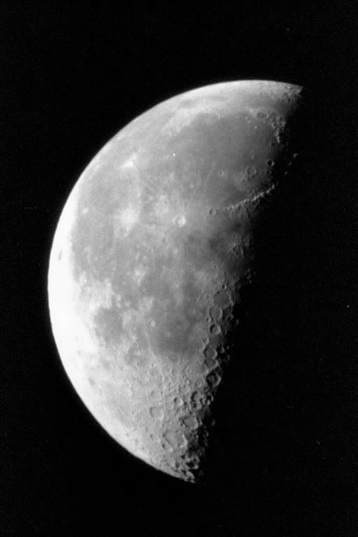
%> input picture 数字图像处理实验/实验2/Test_ImageProcess2_moon.tif, 358 x 537 px
$ octave t2.m   (GNU Octave 9; MATLAB toolbox functions it lacks are replaced by stand-ins)
%> lines starting %> are read from the running program, lines starting %| are printed output that depends on the picture
### 数字图像处理实验/实验2/twomodegauss.m
%用于直方图规定化的双高斯函数
function p = twomodegauss(m1, sig1, m2, sig2, A1, A2, k)

c1 = A1 * (1 / ((2 * pi) ^ 0.5) * sig1);
k1 = 2 * (sig1 ^ 2);
c2 = A2 * (1 / ((2 * pi) ^ 0.5) * sig2);
k2 = 2 * (sig2 ^ 2); z  = linspace(0, 1, 256);

p = k + c1 * exp(-((z - m1) .^ 2) ./ k1) + ...e
      c2 * exp(-((z - m2) .^ 2) ./ k2);
p = p ./ sum(p(:));

### 数字图像处理实验/实验2/t2.m
%直方图规定化
f = imread('Test_ImageProcess2_moon.tif');
%> f is the input picture: size 537x358 uint8; min 0, max 253, mean 52.9
p = twomodegauss(0.15,0.05, 0.75, 0.01,1, 0.07, 0.002);
plot(p);
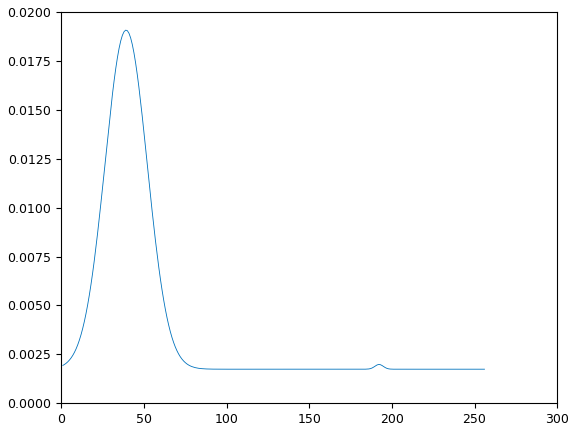
%> figure redrawn from the program's plot data; curve peaks at x = 39, y = 0.0191
g = histeq(f,p);
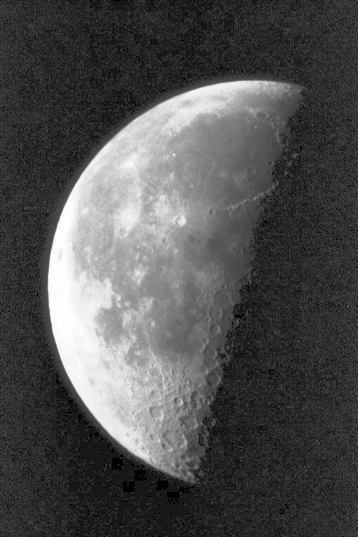
%> g: size 537x358 uint8; min 3, max 255, mean 80.4
test=sum(p);
figure
subplot(2,2,1),imshow(f),title('原图');
subplot(2,2,2),imhist(f),title('原图-直方图');
subplot(2,2,3),imshow(g),title('高斯规定化');
subplot(2,2,4),imhist(g),title('高斯规定化-直方图');
%> after `title('高斯规定化-直方图')`:
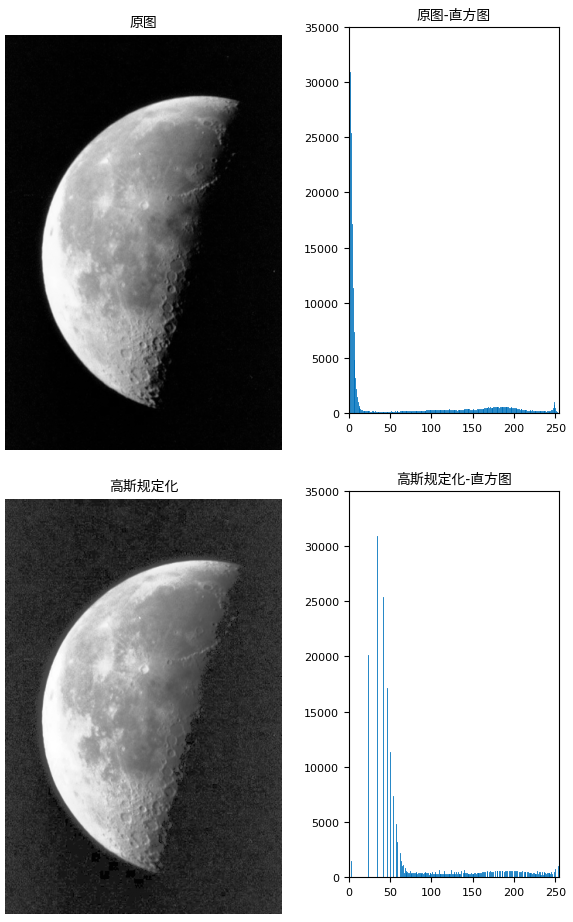
%> figure redrawn from the program's plot data, 4 panels
